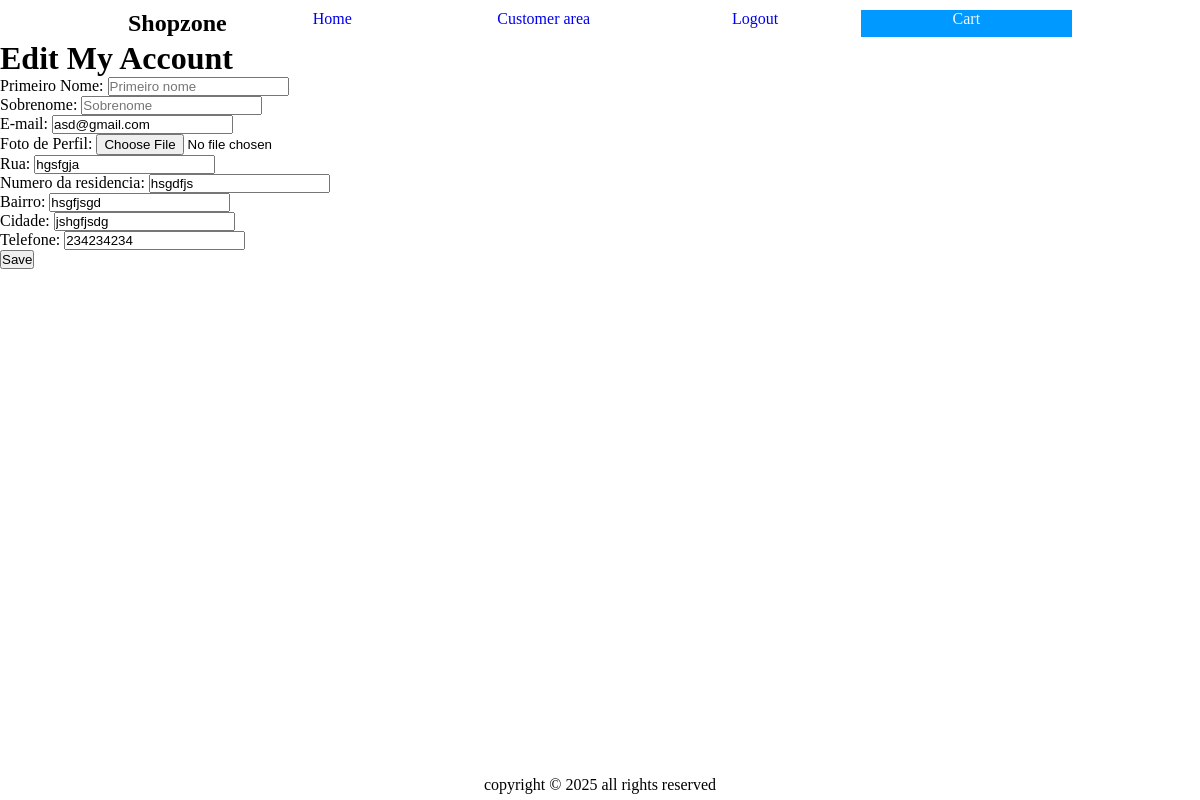
The page /customer/profile/edit/ (signed in) on the database its author committed.
### customer/models.py (models this page shows, shortened)
class CustomerModel(AbstractUser):
    cpf = models.CharField(max_length=11, unique=True, verbose_name="CPF")
    nome_rua = models.CharField(max_length=100, blank=True, null=True)
    numero_residencia = models.CharField(max_length=100, blank=True, null=True)
    nome_bairro = models.CharField(max_length=100, blank=True, null=True)
    nome_cidade = models.CharField(max_length=100, blank=True, null=True)
    telefone = models.CharField(max_length= 100, blank=False)
    foto_perfil = models.ImageField(upload_to='perfil/', null=True, blank=True, verbose_name="Foto de Perfil")

### customer/views.py (the view)
# urls.py: path('profile/edit/', views.profile_edit, name='profile_edit'),
@login_required(login_url='customer/register/')
def profile_edit(request):
    if request.method == 'POST':
        u_form = CustomerUpdateForm(request.POST, request.FILES, instance=request.user)
        if u_form.is_valid():
            u_form.save()
            return redirect('profile_view')
    else:
        u_form = CustomerUpdateForm(instance=request.user)
    return render(request, 'customer/profile_edit.html', {'u_form': u_form })

### customer/templates/customer/profile_edit.html (shortened to what this page needs)
{% extends "base.html" %}
{% load static %}
{% block extra_css %}
  <link rel="stylesheet" href="{% static 'css/index.css' %}">
{% endblock %}
{% block content%}
<div>
    <h1>Edit My Account</h1>
    <form method="post" enctype="multipart/form-data">
        {{ u_form.as_p }}
        <button type="submit">Save</button>
    </form>
</div>
{% endblock %}

### static/css/base.css (style rules this page uses)
* { box-sizing: border-box; margin: 0; padding: 0; }
body { height: 100vh; width: 100vw; display: flexbox; }

### rows shown on the page
CustomerModel: email "asd@gmail.com", nome_rua "hgsfgja", numero_residencia "hsgdfjs", nome_bairro "hsgfjsgd", nome_cidade "jshgfjsdg", telefone "234234234"
